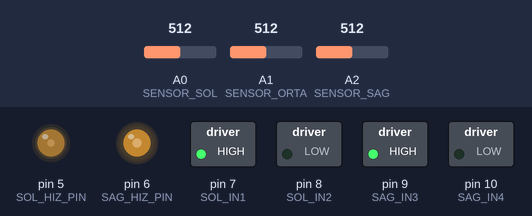
Bench run of a sketch on a simulated Arduino Uno, built with avr-gcc and run on an emulated ATmega328P. On the bench: switched loads named in the sketch (green lamp = pin HIGH), output pins drawn as LEDs (lit = HIGH). The test bench sets the inputs (shaded band); at power-on: A0 (SENSOR_SOL) = 512, A2 (SENSOR_SAG) = 512, A1 (SENSOR_ORTA) = 512.

Above: at 1.2 s.
1.3 s: A0 (SENSOR_SOL) set to 489
At 2.4 s:
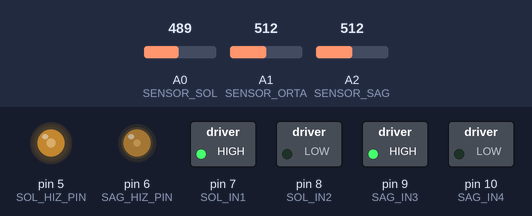
2.8 s: A2 (SENSOR_SAG) set to 493
At 3.5 s:
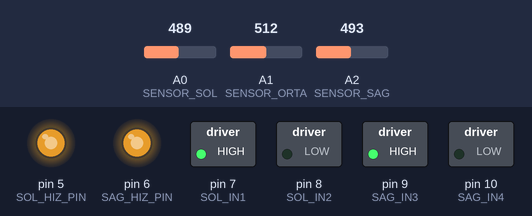
4.3 s: A1 (SENSOR_ORTA) set to 483
At 4.7 s:
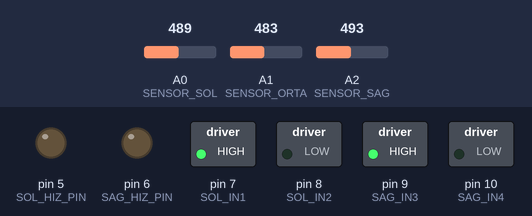
5.8 s: A1 (SENSOR_ORTA) set to 510
At 7.0 s:
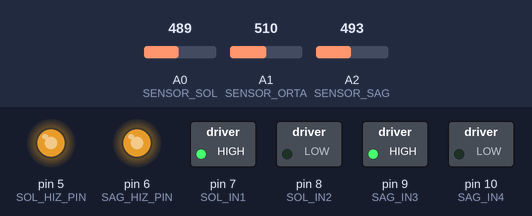
7.3 s: A1 (SENSOR_ORTA) set to 490
At 8.1 s:
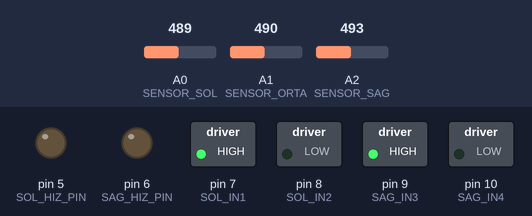
Timing chart, 0 to 9.8 s (numbered marks = the images above; inputs shaded):
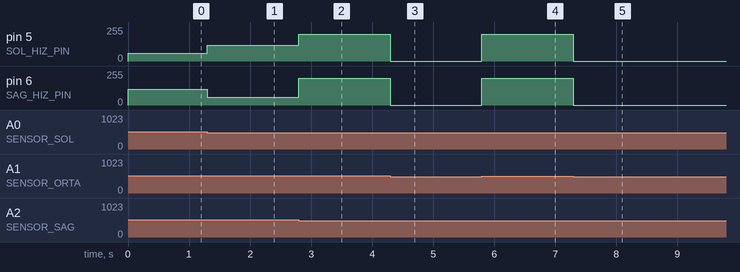

The sketch:

robot.ino
```cpp
// robot.ino — çizgi izleyen robot
// Arduino Uno + L298N motor sürücü + 3 kızılötesi çizgi sensörü

int HIZ = 200;         // düz yolda hız (0-255)
int VIRAJ_HIZI = 120;  // virajda hız
int ESIK = 500;        // sensör eşiği: bunun üstü siyah çizgi sayılır

// L298N motor sürücü pinleri
const int SOL_HIZ_PIN = 5;  // ENA (PWM)
const int SAG_HIZ_PIN = 6;  // ENB (PWM)
const int SOL_IN1 = 7;
const int SOL_IN2 = 8;
const int SAG_IN3 = 9;
const int SAG_IN4 = 10;

// Çizgi sensörleri
const int SENSOR_SOL = A0;
const int SENSOR_ORTA = A1;
const int SENSOR_SAG = A2;

void setup() {
  pinMode(SOL_HIZ_PIN, OUTPUT);  // sol motor
  pinMode(SAG_HIZ_PIN, OUTPUT);  // sağ motor
  pinMode(SOL_IN1, OUTPUT);
  pinMode(SOL_IN2, OUTPUT);
  pinMode(SAG_IN3, OUTPUT);
  pinMode(SAG_IN4, OUTPUT);

  // İki motor da ileri yönde döner
  digitalWrite(SOL_IN1, HIGH);
  digitalWrite(SOL_IN2, LOW);
  digitalWrite(SAG_IN3, HIGH);
  digitalWrite(SAG_IN4, LOW);
}

void loop() {
  bool solCizgide = analogRead(SENSOR_SOL) > ESIK;
  bool ortaCizgide = analogRead(SENSOR_ORTA) > ESIK;
  bool sagCizgide = analogRead(SENSOR_SAG) > ESIK;

  if (solCizgide) {
    motorlar(VIRAJ_HIZI / 2, VIRAJ_HIZI);  // çizgi solda: sola dön
  } else if (sagCizgide) {
    motorlar(VIRAJ_HIZI, VIRAJ_HIZI / 2);  // çizgi sağda: sağa dön
  } else if (ortaCizgide) {
    motorlar(HIZ, HIZ);                    // çizgi ortada: düz git
  } else {
    motorlar(0, 0);                        // çizgi kayboldu: dur
  }
}

void motorlar(int solHiz, int sagHiz) {
  analogWrite(SOL_HIZ_PIN, solHiz);
  analogWrite(SAG_HIZ_PIN, sagHiz);
}
```

Measured:
- the behaviour switches between 501 and 500 on A0 (SENSOR_SOL) (found by bisection; images 0 and 1)
- the behaviour switches between 501 and 500 on A2 (SENSOR_SAG) (found by bisection; images 1 and 2)
- the behaviour switches between 501 and 500 on A1 (SENSOR_ORTA) (found by bisection; images 2 and 3)
- after the input at 1.3 s, pin 5 (SOL_HIZ_PIN): 60/255 → 120/255 at once; pin 6 (SAG_HIZ_PIN): 120/255 → 60/255 at once
- after the input at 2.8 s, pin 5 (SOL_HIZ_PIN): 120/255 → 200/255 at once; pin 6 (SAG_HIZ_PIN): 60/255 → 200/255 at once
- after the input at 4.3 s, pin 5 (SOL_HIZ_PIN), pin 6 (SAG_HIZ_PIN): 200/255 → 0/255 at once
- after the input at 5.8 s, pin 5 (SOL_HIZ_PIN), pin 6 (SAG_HIZ_PIN): 0/255 → 200/255 at once
- after the input at 7.3 s, pin 5 (SOL_HIZ_PIN), pin 6 (SAG_HIZ_PIN): 200/255 → 0/255 at once
